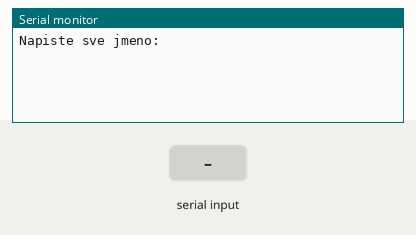
Simulated run of this sketch. Board: Arduino Uno, built with avr-gcc and run on an emulated ATmega328P. Shown: the last lines printed to the serial monitor. The inputs (shaded band) are chosen by the test bench.

Above: at 1.2 s.
1.3 s: "1" received over Serial
At 2.9 s:
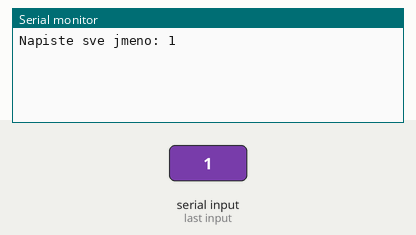
3.8 s: "0" received over Serial
At 5.2 s:
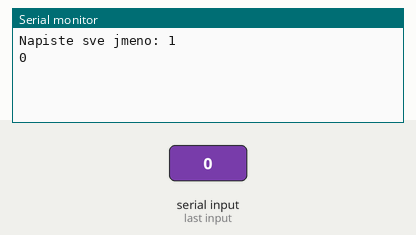
5.3 s: "2" received over Serial
At 7.1 s:
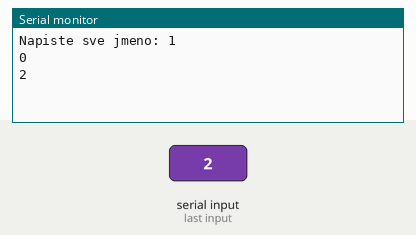

Measured:
- after the input at 1.3 s, the serial monitor: prints a new line after 1.0 s (image 1)
- after the input at 3.8 s, the serial monitor: prints a new line after 1.0 s (image 2)
- after the input at 5.3 s, the serial monitor: prints a new line after 1.0 s (image 3)

The sketch:

SerialCommunication.ino
```cpp
void setup() {
  Serial.begin(9600);

  while (!Serial) {
    ; // cekani na seriovy port
  }

  Serial.print("Napiste sve jmeno: ");
}

void loop() {
    if (Serial.available() > 0) {
      String text = Serial.readString();

      Serial.println(text);
    }
}
```
